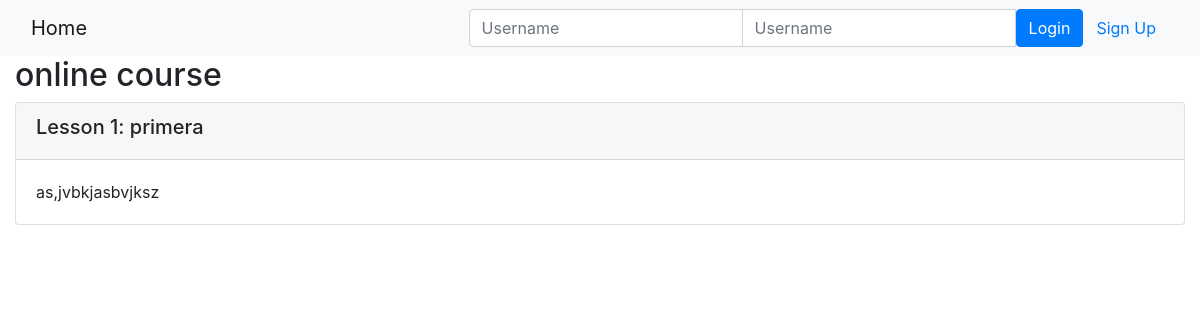
/onlinecourse/1/, run on an earlier commit of the app's database.
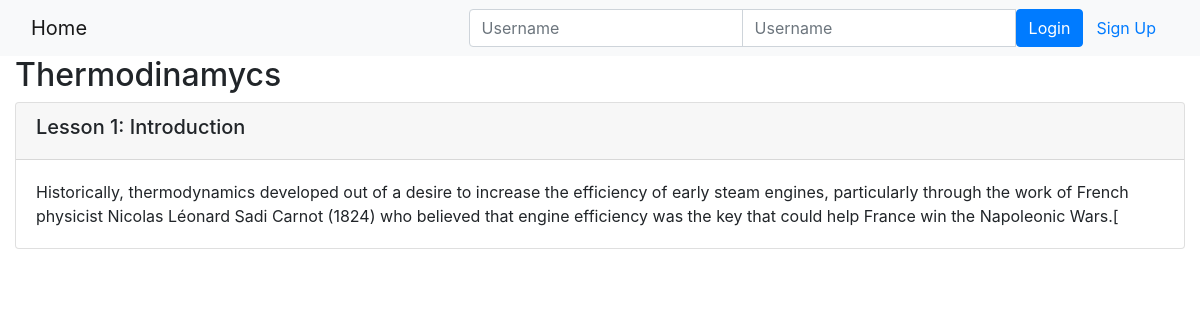
And on a later commit of the database.
### onlinecourse/models.py (models this page shows, shortened)
class Course(models.Model):
    name = models.CharField(null=False, max_length=30, default='online course')
    image = models.ImageField(upload_to='course_images/')
    description = models.CharField(max_length=1000)
    pub_date = models.DateField(null=True)
    instructors = models.ManyToManyField(Instructor)
    users = models.ManyToManyField(settings.AUTH_USER_MODEL, through='Enrollment')
    total_enrollment = models.IntegerField(default=0)
    is_enrolled = False

class Lesson(models.Model):
    title = models.CharField(max_length=200, default="title")
    order = models.IntegerField(default=0)
    course = models.ForeignKey(Course, on_delete=models.CASCADE)
    content = models.TextField()

### onlinecourse/views.py (the view)
# urls.py: path('<int:pk>/', views.CourseDetailView.as_view(), name='course_details'),
class CourseDetailView(generic.DetailView):
    model = Course
    template_name = 'onlinecourse/course_detail_bootstrap.html'

### onlinecourse/templates/onlinecourse/course_detail_bootstrap.html (shortened to what this page needs)
<!DOCTYPE html>
<html lang="en">
<head>
     {% load static %}
    <link rel="stylesheet" href="https://maxcdn.bootstrapcdn.com/bootstrap/4.5.2/css/bootstrap.min.css">
</head>
<body>
    <nav class="navbar navbar-light bg-light">
        <div class="container-fluid">
            <div class="navbar-header">
                  <a class="navbar-brand" href="{% url 'onlinecourse:index' %}">Home</a>
            </div>
            <ul class="nav navbar-nav navbar-right">
                {% if user.is_authenticated %}
                <li>
                    <a class="btn btn-link" href="#">{{ user.first_name }}({{ user.username }})</a>
                    <a class="btn btn-link" href="{% url 'onlinecourse:logout' %}">Logout</a>
                </li>
                {% else %}
                <li>
                    <form class="form-inline" action="{% url 'onlinecourse:login' %}" method="post">
                        <div class="input-group">
                            <input type="text" class="form-control" placeholder="Username" name="username" >
                            <input type="password" class="form-control" placeholder="Username" name="psw" >
                            <button class="btn btn-primary" type="submit">Login</button>
                            <a class="btn btn-link" href="{% url 'onlinecourse:registration' %}">Sign Up</a>
                        </div>
                    </form>
                </li>
                {% endif %}
            </ul>
        </div>
    </nav>
    <div class="container-fluid">
            <h2>{{ course.name }}</h2>
            <div class="card-columns-vertical">
                {% for lesson in course.lesson_set.all %}
                    <div class="card mt-1">
                        <div class="card-header"><h5>Lesson {{lesson.order|add:1}}: {{lesson.title}}</h5></div>
                        <div class="card-body">{{lesson.content}}</div>
                    </div>
                {% endfor %}
            </div>
    </div>
</body>
</html>

What changed in the data, as far as the page shows it:
removed Lesson: order|add "1", title "primera", content "as,jvbkjasbvjksz"
changed Course: name "online course" → "Thermodinamycs"
added Lesson: order|add "1", title "Introduction", content "Historically, thermodynamics developed out of a desire to increase the efficiency of early steam engines, particularly through the work of French physicist Nicolas Léonard Sadi Carnot (1824) who believed that engine efficiency was the key that could help France win the Napoleonic Wars.["
